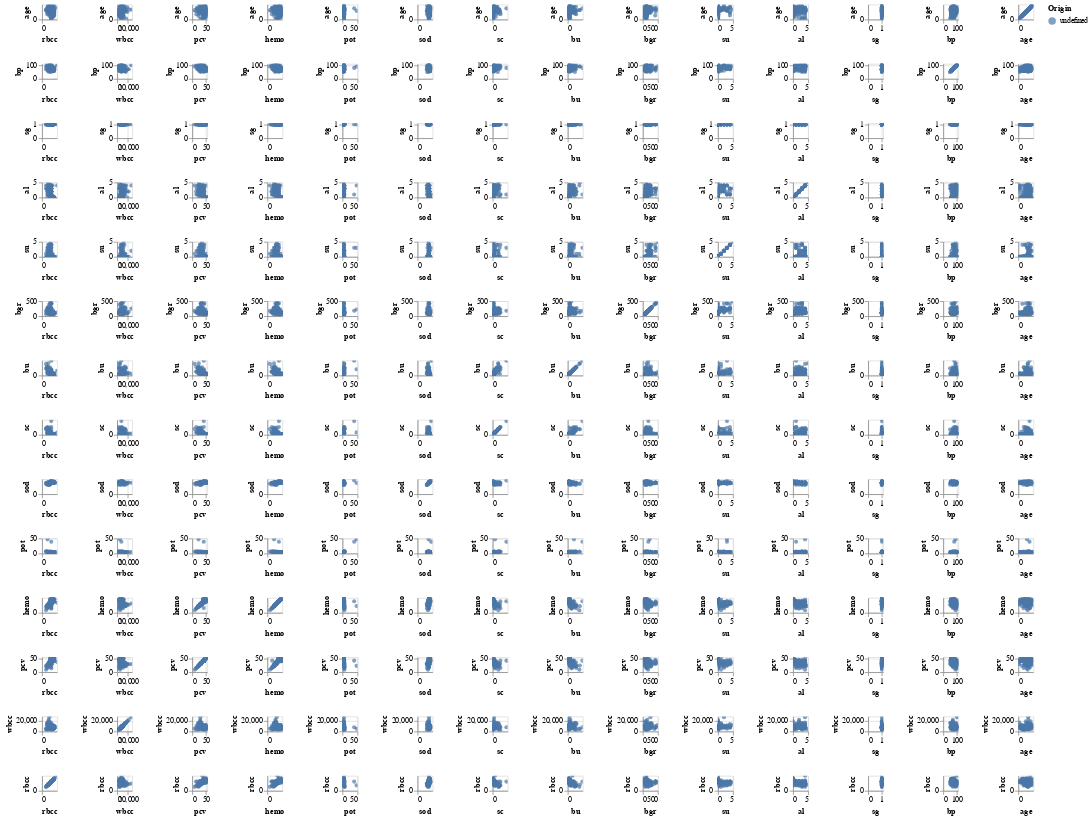

The notebook cell this image was saved under:
### Markdown cell above
#### 3.C Bivariant visualisations <a name= 'bivariantvisualisations' ></a>
    
When exploring bivariant data visualisations, if there's no particular features you want to compare, it can be easier to start out with a scatter matrix. With a scatter matrix you can see all the variable compared with each other all displayed at once and then you can begin to focus on the ones that seem interesting. A scatter matrix doesn't work that well with categorical features expecially not binary features, so they have been excluded from this scatter matrix.

### Code cell
alt.Chart(data_clean).mark_circle().encode(
    alt.X(alt.repeat("column"), type='quantitative'),
    alt.Y(alt.repeat("row"), type='quantitative'),
    color='Origin:N'
).properties(
    width=20,
    height=20
).repeat(
    row=['age', 'bp','sg','al','su','bgr','bu','sc','sod','pot','hemo','pcv','wbcc','rbcc'],
    column=['rbcc', 'wbcc','pcv','hemo','pot','sod', 'sc','bu','bgr','su','al','sg','bp','age']
).interactive()

### Figure 1 — Vega-Lite specification as saved in the notebook (floating-point values rounded to 4 significant figures; data arrays with more than 128 entries replaced by an {"elided": "..."} marker saying what was removed)
{"config": {"view": {"continuousWidth": 400, "continuousHeight": 300}}, "repeat": {"column": ["rbcc", "wbcc", "pcv", "hemo", "pot", "sod", "sc", "bu", "bgr", "su", "al", "sg", "bp", "age"], "row": ["age", "bp", "sg", "al", "su", "bgr", "bu", "sc", "sod", "pot", "hemo", "pcv", "wbcc", "rbcc"]}, "spec": {"data": {"name": "data-23ab5fbbb8473b892a91b29fa85a1421"}, "mark": "circle", "encoding": {"color": {"type": "nominal", "field": "Origin"}, "x": {"type": "quantitative", "field": {"repeat": "column"}}, "y": {"type": "quantitative", "field": {"repeat": "row"}}}, "height": 20, "selection": {"selector001": {"type": "interval", "bind": "scales", "encodings": ["x", "y"]}}, "width": 20}, "$schema": "https://vega.github.io/schema/vega-lite/v4.8.1.json", "datasets": {"data-23ab5fbbb8473b892a91b29fa85a1421": {"elided": "248 records"}}}
